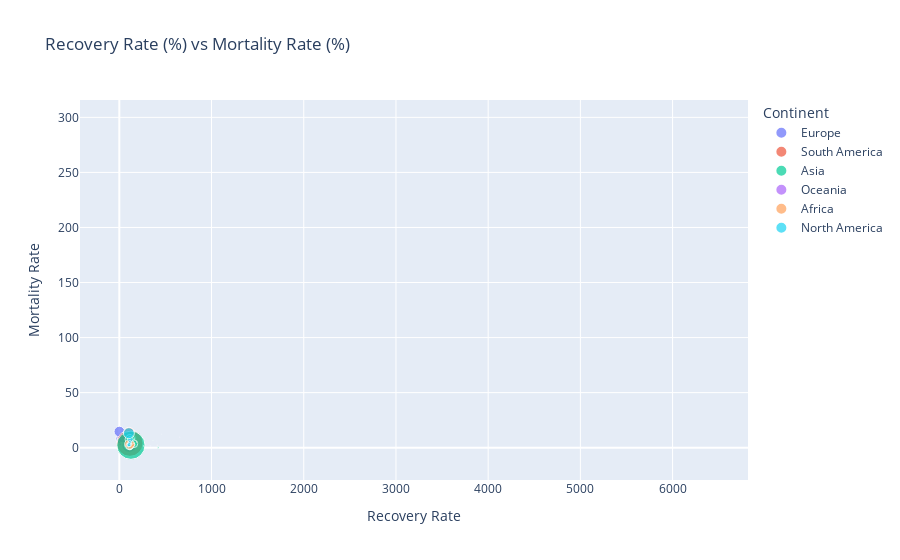

Source (notebook cell):
### Markdown cell above
## Interpretation :
The table presents new metrics for mortality rate and recovery-to-infection ratio for five countries. Albania has a mortality rate of 4.23% and a recovery-to-infection ratio of 95.80%. Andorra shows a higher mortality rate of 7.60% and an exceptional recovery-to-infection ratio of 271.37%. Argentina has a mortality rate of 3.89% and a recovery-to-infection ratio of 124.12%. Armenia's mortality rate is 2.55% with a recovery-to-infection ratio of 114.27%. Australia exhibits a mortality rate of 3.95% and a recovery-to-infection ratio of 112.74%.

### Code cell
# Function to filter and plot data based on selected country
def plot_country_trends(country):
    filtered_data = final_table[final_table['Country'] == country]
    fig = px.scatter(
        filtered_data,
        x='Recovery Rate (%)',
        y='Mortality Rate (%)',
        size='Total confirmed cases of COVID-19',
        color='Continent',
        hover_name='Country',
        title=f'Recovery Rate (%) vs Mortality Rate (%) for {country}',
        labels={'Recovery Rate (%)': 'Recovery Rate', 'Mortality Rate (%)': 'Mortality Rate'}
    )
    fig.show()

# Dropdown widget for country selection
country_selector_plot = widgets.Dropdown(
    options=final_table['Country'].unique(),
    description='Country:'
)

# Link the widget to the function and display it
interactive_plot = widgets.interactive(plot_country_trends, country=country_selector_plot)
display(interactive_plot)

# General scatter plot for all data
fig = px.scatter(
    final_table,
    x='Recovery Rate (%)',
    y='Mortality Rate (%)',
    size='Total confirmed cases of COVID-19',
    color='Continent',
    hover_name='Country',
    title='Recovery Rate (%) vs Mortality Rate (%)',
    labels={'Recovery Rate (%)': 'Recovery Rate', 'Mortality Rate (%)': 'Mortality Rate'}
)
fig.show()

### Figure 1 — Plotly figure (JSON) as saved in the notebook; plotly's stock layout.template omitted (floating-point values rounded to 4 significant figures)
{"data": [{"hovertemplate": "<b>%{hovertext}</b><br><br>Continent=Europe<br>Recovery Rate=%{x}<br>Mortality Rate=%{y}<br>Total confirmed cases of COVID-19=%{marker.size}<extra></extra>", "hovertext": ["Albania", "Andorra", "Austria", "Belarus", "Belgium", "Bosnia and Herzegovina", "Bulgaria", "Croatia", "Denmark", "Estonia", "Finland", "France", "Germany", "Greece", "Hungary", "Iceland", "Ireland", "Italy", "Latvia", "Liechtenstein", "Lithuania", "Luxembourg", "Malta", "Netherlands", "Norway", "Poland", "Portugal", "Romania", "Russia", "Serbia", "Slovakia", "Slovenia", "Spain", "Switzerland", "Ukraine", "United Kingdom"], "legendgroup": "Europe", "marker": {"color": "#636efa", "size": [2087538, 203844, 11427773, 15008438, 33921462, 4703945, 5168739, 4085144, 4910135, 350029, 1929941, 116500824, 70404182, 3849202, 6526311, 212825, 7378735, 89817305, 525558, 21157, 1483064, 1522563, 468748, 29015815, 2065862, 31934803, 16849311, 23337316, 206721701, 7058388, 3509666, 2279724, 97755991, 13702699, 35306131, 108329736], "sizemode": "area", "sizeref": 1894000.0, "symbol": "circle"}, "mode": "markers", "name": "Europe", "orientation": "v", "showlegend": true, "type": "scatter", "x": [95.8, 271.4, 154.8, 114.2, 11.2, 107.1, 99.03, 202.8, 146.3, 259.5, 125.0, 22.65, 126.7, 114.5, 74.55, 336.5, 76.78, 96.8, 129.1, 407.6, 178.1, 171.4, 152.0, 2.448, 122.6, 137.9, 114.5, 131.4, 106.6, 10.42, 132.9, 171.2, 39.59, 150.8, 97.26, 0.506], "xaxis": "x", "y": [4.233, 7.6, 3.836, 1.15, 8.641, 5.332, 6.729, 3.84, 3.602, 5.952, 4.722, 7.967, 4.106, 5.415, 6.933, 1.726, 6.247, 11.78, 4.241, 6.012, 3.998, 2.86, 2.474, 6.271, 3.51, 4.454, 3.652, 5.349, 2.396, 2.93, 1.9, 5.19, 8.92, 5.069, 3.512, 14.61], "yaxis": "y"}, {"hovertemplate": "<b>%{hovertext}</b><br><br>Continent=South America<br>Recovery Rate=%{x}<br>Mortality Rate=%{y}<br>Total confirmed cases of COVID-19=%{marker.size}<extra></extra>", "hovertext": ["Argentina", "Bolivia", "Brazil", "Chile", "Colombia", "Ecuador", "Paraguay", "Peru", "Uruguay"], "legendgroup": "South America", "marker": {"color": "#EF553B", "size": [97788865, 17697675, 660050116, 72622210, 107134513, 21525630, 4999496, 112576530, 358542], "sizemode": "area", "sizeref": 1894000.0, "symbol": "circle"}, "mode": "markers", "name": "South America", "orientation": "v", "showlegend": true, "type": "scatter", "x": [124.1, 84.92, 114.3, 116.6, 122.9, 100.8, 110.6, 105.4, 158.8], "xaxis": "x", "y": [3.889, 6.979, 4.107, 3.312, 4.28, 9.586, 3.398, 13.57, 3.421], "yaxis": "y"}, {"hovertemplate": "<b>%{hovertext}</b><br><br>Continent=Asia<br>Recovery Rate=%{x}<br>Mortality Rate=%{y}<br>Total confirmed cases of COVID-19=%{marker.size}<extra></extra>", "hovertext": ["Armenia", "Bahrain", "Bangladesh", "China", "Cyprus", "India", "Iran", "Iraq", "Israel", "Japan", "Jordan", "Kazakhstan", "Kuwait", "Malaysia", "Maldives", "Nepal", "Pakistan", "Philippines", "Qatar", "Saudi Arabia", "Singapore", "Sri Lanka", "Thailand", "Turkey", "United Arab Emirates", "Vietnam"], "legendgroup": "Asia", "marker": {"color": "#00cc96", "size": [9741826, 9860115, 52580326, 16076669, 278576, 757403981, 81221882, 45602923, 29303417, 12258301, 5348580, 19419943, 15985765, 2873737, 1033052, 13026828, 52097834, 38592135, 21114167, 52935513, 2655715, 584608, 237006, 57898172, 16063480, 39881], "sizemode": "area", "sizeref": 1894000.0, "symbol": "circle"}, "mode": "markers", "name": "Asia", "orientation": "v", "showlegend": true, "type": "scatter", "x": [114.3, 121.3, 94.58, 156.3, 109.6, 125.6, 113.5, 117.0, 122.2, 124.5, 172.4, 107.0, 117.0, 175.8, 144.8, 135.1, 108.2, 112.9, 115.3, 109.7, 421.7, 265.6, 365.6, 157.3, 120.3, 455.5], "xaxis": "x", "y": [2.551, 0.4794, 1.842, 8.826, 2.773, 2.267, 7.661, 3.559, 1.157, 2.971, 3.231, 1.763, 0.8271, 1.727, 0.6096, 0.9898, 2.649, 2.716, 0.1957, 1.643, 0.2559, 1.582, 6.567, 3.564, 0.6202, 12.31], "yaxis": "y"}, {"hovertemplate": "<b>%{hovertext}</b><br><br>Continent=Oceania<br>Recovery Rate=%{x}<br>Mortality Rate=%{y}<br>Total confirmed cases of COVID-19=%{marker.size}<extra></extra>", "hovertext": ["Australia", "Fiji", "New Zealand"], "legendgroup": "Oceania", "marker": {"color": "#ab63fa", "size": [3365630, 95, 65663], "sizemode": "area", "sizeref": 1894000.0, "symbol": "circle"}, "mode": "markers", "name": "Oceania", "orientation": "v", "showlegend": true, "type": "scatter", "x": [112.7, 6423.0, 656.6], "xaxis": "x", "y": [3.945, 295.8, 9.601], "yaxis": "y"}, {"hovertemplate": "<b>%{hovertext}</b><br><br>Continent=Africa<br>Recovery Rate=%{x}<br>Mortality Rate=%{y}<br>Total confirmed cases of COVID-19=%{marker.size}<extra></extra>", "hovertext": ["Botswana", "Cote d'Ivoire", "Ethiopia", "Ghana", "Kenya", "Madagascar", "Malawi", "Mauritania", "Morocco", "Mozambique", "Namibia", "Nigeria", "Rwanda", "Senegal", "South Africa", "South Sudan", "Togo", "Uganda", "Zambia", "Zimbabwe"], "legendgroup": "Africa", "marker": {"color": "#FFA15A", "size": [141918, 2255228, 8945920, 6241942, 5856501, 1669890, 635398, 661984, 18466470, 1035382, 1079062, 8736710, 471671, 2176224, 93363253, 275921, 221199, 986530, 1659562, 921245], "sizemode": "area", "sizeref": 1894000.0, "symbol": "circle"}, "mode": "markers", "name": "Africa", "orientation": "v", "showlegend": true, "type": "scatter", "x": [411.7, 143.5, 83.48, 128.5, 102.2, 147.0, 112.8, 185.4, 145.2, 121.4, 132.4, 100.3, 135.7, 104.6, 110.9, 104.3, 131.1, 92.9, 134.3, 114.6], "xaxis": "x", "y": [2.248, 1.056, 2.239, 0.8503, 2.706, 2.176, 4.588, 5.276, 2.92, 1.198, 1.652, 2.434, 1.136, 2.551, 3.179, 3.803, 3.962, 1.698, 3.196, 3.982], "yaxis": "y"}, {"hovertemplate": "<b>%{hovertext}</b><br><br>Continent=North America<br>Recovery Rate=%{x}<br>Mortality Rate=%{y}<br>Total confirmed cases of COVID-19=%{marker.size}<extra></extra>", "hovertext": ["Canada", "Costa Rica", "Cuba", "Dominican Republic", "El Salvador", "Guatemala", "Jamaica", "Mexico", "Panama", "Trinidad and Tobago"], "legendgroup": "North America", "marker": {"color": "#19d3f3", "size": [32021495, 8320717, 684686, 16011324, 4012145, 12215705, 698426, 114021604, 16159988, 433739], "sizemode": "area", "sizeref": 1894000.0, "symbol": "circle"}, "mode": "markers", "name": "North America", "orientation": "v", "showlegend": true, "type": "scatter", "x": [118.6, 105.4, 152.8, 96.4, 104.6, 113.6, 89.93, 103.2, 108.2, 120.6], "xaxis": "x", "y": [7.502, 2.098, 3.893, 2.374, 3.816, 4.808, 3.39, 13.17, 2.791, 3.018], "yaxis": "y"}], "layout": {"legend": {"itemsizing": "constant", "title": {"text": "Continent"}, "tracegroupgap": 0}, "title": {"text": "Recovery Rate (%) vs Mortality Rate (%)"}, "xaxis": {"anchor": "y", "domain": [0, 1], "title": {"text": "Recovery Rate"}}, "yaxis": {"anchor": "x", "domain": [0, 1], "title": {"text": "Mortality Rate"}}}}
